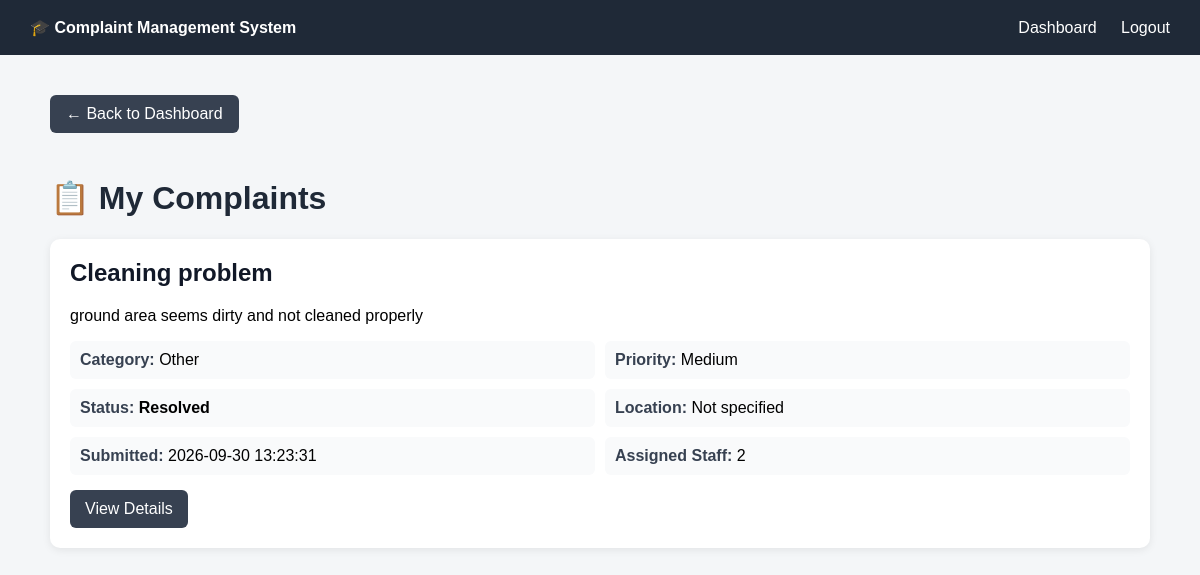
The page /student/complaints (signed in) on the database as committed earlier.
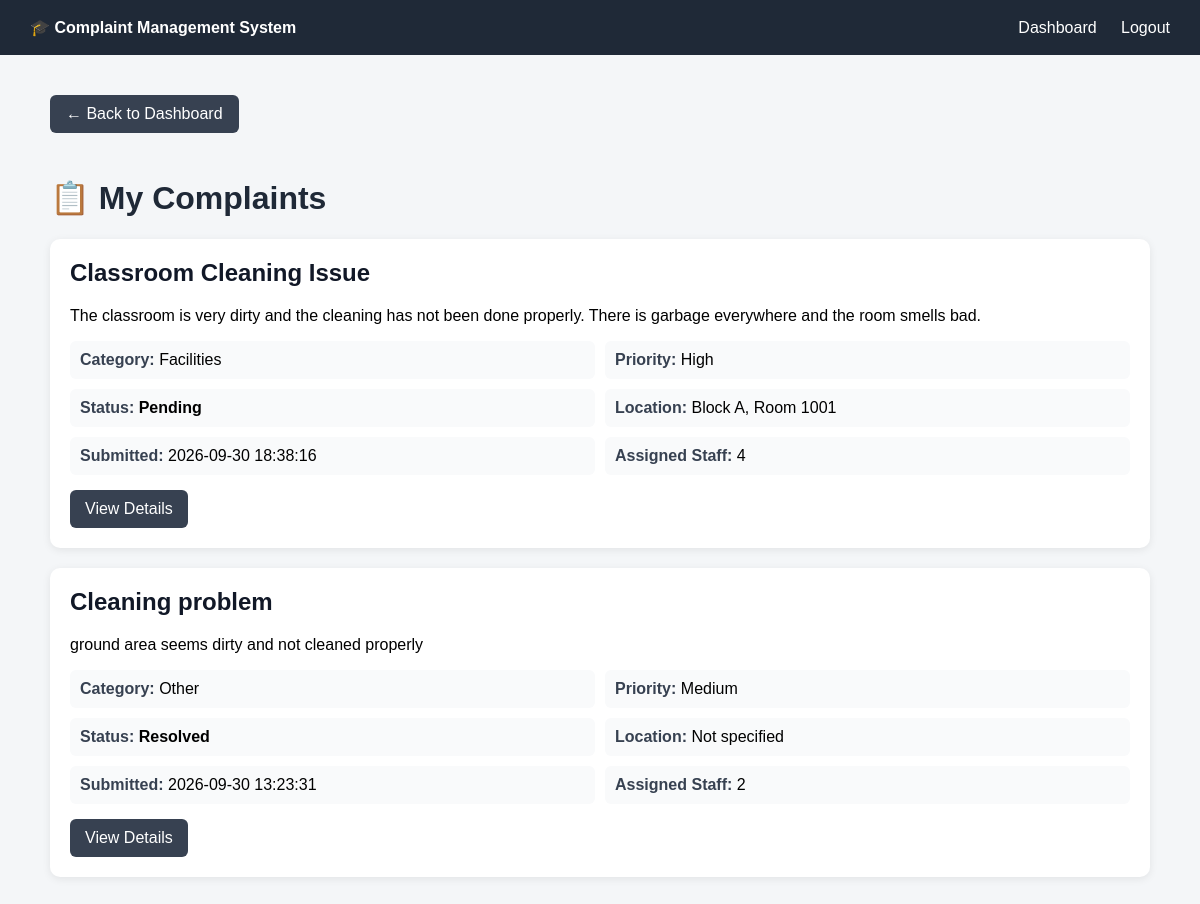
The same page on the database as committed later.
### tables this page shows
CREATE TABLE complaints (
            id             INTEGER PRIMARY KEY AUTOINCREMENT,
            student_id     INTEGER NOT NULL,
            title          TEXT NOT NULL,
            description    TEXT NOT NULL,
            category       TEXT,
            location       TEXT,
            priority       TEXT DEFAULT 'Medium',
            sentiment      TEXT,
            status         TEXT DEFAULT 'Pending',
            assigned_staff INTEGER,
            created_at     TEXT NOT NULL,
            resolved_at    TEXT,
            FOREIGN KEY(student_id)     REFERENCES users(id),
            FOREIGN KEY(assigned_staff) REFERENCES users(id)
        );

### flask_app.py (the view)
@app.route("/student/complaints")
def my_complaints():
    if "user_id" not in session:
        return redirect(url_for("login"))
    if session.get("role") != "Student":
        return redirect(url_for("login"))
    complaints = get_complaints(
        student_id=session["user_id"]
    )
    return render_template(
        "my_complaints.html",
        complaints=complaints
    )

### utils/database.py (called while the page is built)
def get_connection():
    DB_PATH.parent.mkdir(
        parents=True, exist_ok=True)  # make sure the folder exists
    conn = sqlite3.connect(DB_PATH)
    conn.row_factory = sqlite3.Row
    conn.execute("PRAGMA foreign_keys = ON")
    return conn

def get_complaints(student_id=None, assigned_staff=None, status=None):
    query = "SELECT * FROM complaints"
    conditions = []
    values = []
    if student_id is not None:
        conditions.append("student_id = ?")
        values.append(student_id)
    if assigned_staff is not None:
        conditions.append("assigned_staff = ?")
        values.append(assigned_staff)
    if status is not None:
        conditions.append("status = ?")
        values.append(status)
    if conditions:
        query += " WHERE " + " AND ".join(conditions)
    query += " ORDER BY created_at DESC, id DESC"
    conn = get_connection()
    rows = conn.execute(query, values).fetchall()
    conn.close()
    return [dict(row) for row in rows]

### templates/my_complaints.html (shortened to what this page needs)
<!DOCTYPE html>
<html>
<head>
</head>
<body>
    <div class="navbar">
        <div>
            <strong>🎓 Complaint Management System</strong>
        </div>
        <div>
            <a href="/student">Dashboard</a>
            <a href="/logout">Logout</a>
        </div>
    </div>
    <div class="container">
        <a href="/student" class="back-button">
            ← Back to Dashboard
        </a>
        <h1>📋 My Complaints</h1>
        {% if complaints %}
            {% for complaint in complaints %}
                <div class="complaint-card">
                    <h2>{{ complaint["title"] }}</h2>
                    <p>
                        {{ complaint["description"] }}
                    </p>
                    <div class="details">
                        <div class="detail">
                            <span class="label">Category:</span>
                            {{ complaint["category"] or "Not specified" }}
                        </div>
                        <div class="detail">
                            <span class="label">Priority:</span>
                            {{ complaint["priority"] or "Medium" }}
                        </div>
                        <div class="detail">
                            <span class="label">Status:</span>
                            <span class="status">
                                {{ complaint["status"] }}
                            </span>
                        </div>
                        <div class="detail">
                            <span class="label">Location:</span>
                            {{ complaint["location"] or "Not specified" }}
                        </div>
                        <div class="detail">
                            <span class="label">Submitted:</span>
                            {{ complaint["created_at"] }}
                        </div>
                                               <div class="detail">
                            <span class="label">Assigned Staff:</span>
                            {{ complaint["assigned_staff"] or "Not assigned" }}
                        </div>
                    </div>
                    <a href="/student/complaint/{{ complaint['id'] }}"
                       style="display:inline-block;
                              margin-top:15px;
                              padding:10px 15px;
                              background:#374151;
                              color:white;
                              text-decoration:none;
                              border-radius:6px;">
                        View Details
                    </a>
                </div>
            {% endfor %}
        {% endif %}
    </div>
</body>
</html>

Rows that differ between the two databases and show on the page:
added complaints: title "Classroom Cleaning Issue", description "The classroom is very dirty and the cleaning has not been done properly. There is garbage everywhere and the room smells bad.", category "Facilities", priority "High", status "Pending", location "Block A, Room 1001", created_at "2026-09-30 18:38:16", assigned_staff "4"
